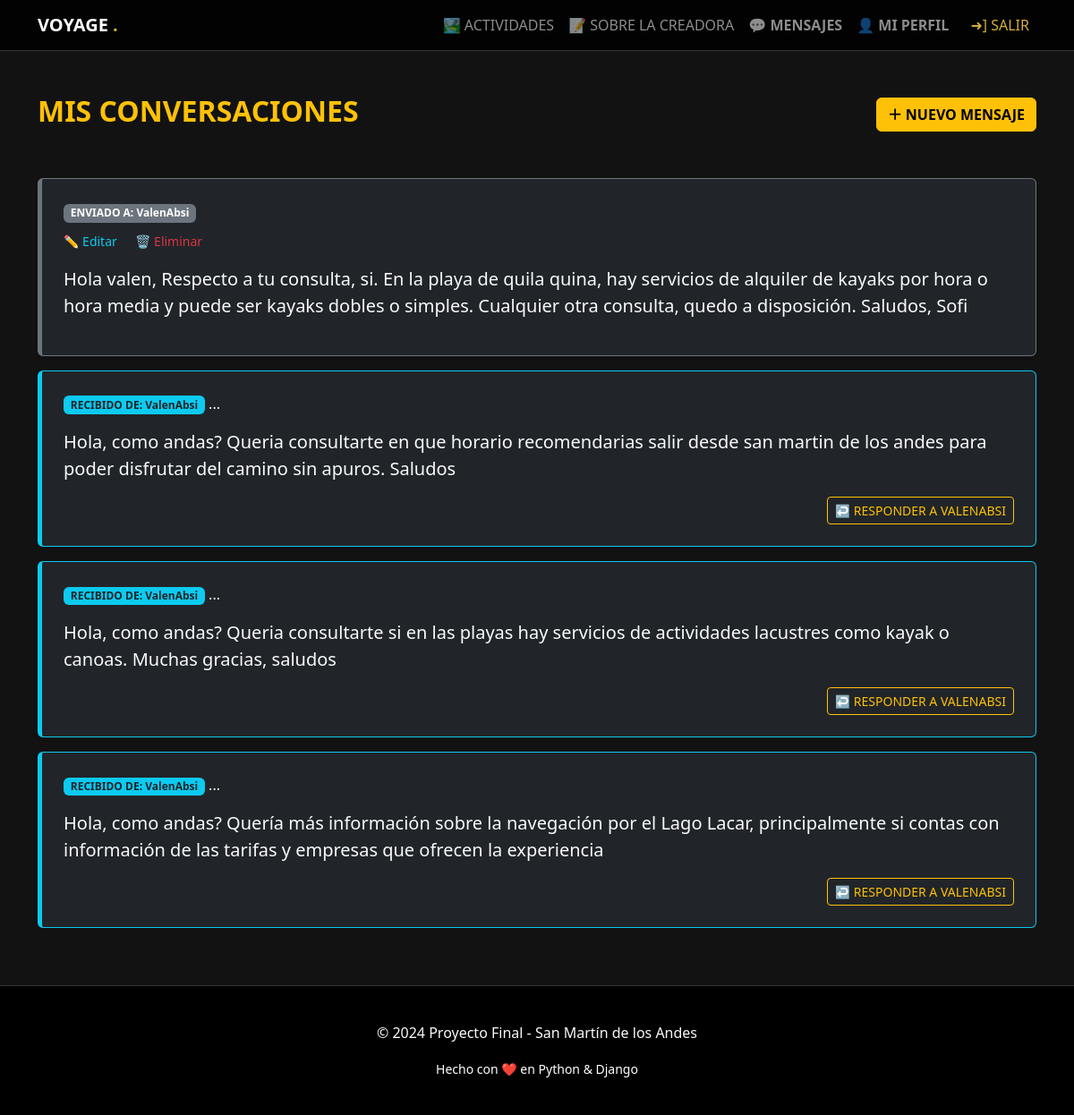
The page /accounts/messages/ (signed in) on the database its author committed.
### accounts/models.py (models this page shows, shortened)
class Mensaje(models.Model):
    emisor = models.ForeignKey(User, on_delete=models.CASCADE, related_name="enviados")
    receptor = models.ForeignKey(User, on_delete=models.CASCADE, related_name="recibidos")
    contenido = models.TextField()
    fecha = models.DateTimeField(auto_now_add=True)

### accounts/views.py (the view)
# urls.py: path('messages/', views.inbox, name='inbox'),
@login_required
def inbox(request):
    mensajes = Mensaje.objects.filter(
        Q(receptor=request.user) | Q(emisor=request.user)
    ).order_by('-fecha')
    return render(request, 'accounts/inbox.html', {'mensajes': mensajes})

### accounts/templates/accounts/inbox.html
{% extends 'pages/base.html' %}
{% block content %}
<div class="container py-5">
    <div class="d-flex justify-content-between align-items-center mb-5">
        <h2 class="text-warning fw-bold text-uppercase">Mis Conversaciones</h2>
        <a href="{% url 'enviar_mensaje' %}" class="btn btn-warning fw-bold">＋ NUEVO MENSAJE</a>
    </div>
    <div class="row">
        {% for m in mensajes %}
        <div class="col-12 mb-3">
            <div class="bg-dark p-4 rounded border {% if m.emisor == request.user %}border-secondary{% else %}border-info{% endif %} shadow-sm" style="border-left: 5px solid {% if m.emisor == request.user %}#6c757d{% else %}#0dcaf0{% endif %} !important;">
                <div class="d-flex justify-content-between align-items-center mb-2">
                    <div>
                        {% if m.emisor == request.user %}
                            <span class="badge bg-secondary">ENVIADO A: {{ m.receptor.username }}</span>
                            <div class="mt-2">
                                <a href="{% url 'editar_mensaje' m.id %}" class="text-info text-decoration-none small me-3">✏️ Editar</a>
                                <a href="{% url 'eliminar_mensaje' m.id %}" class="text-danger text-decoration-none small" onclick="return confirm('¿Borrar este mensaje?')">🗑️ Eliminar</a>
                            </div>
                        {% else %}
                            <span class="badge bg-info text-dark">RECIBIDO DE: {{ m.emisor.username }}</span>
                            ...
                        {% endif %}
                    </div>
                    <small class="text-muted">{{ m.fecha|date:"d/m/Y H:i" }}</small>
                </div>
                <p class="text-light mt-3 fs-5">{{ m.contenido }}</p>
                {% if m.receptor == request.user %}
                <div class="mt-3 text-end">
                    <a href="{% url 'enviar_mensaje_a' m.emisor.id %}" class="btn btn-sm btn-outline-warning">
                        ↩️ RESPONDER A {{ m.emisor.username|upper }}
                    </a>
                </div>
                {% endif %}
            </div>
        </div>
        {% empty %}
        <div class="text-center py-5">
            <p class="text-muted fs-4">No tenés mensajes aún.</p>
        </div>
        {% endfor %}
    </div>
</div>
{% endblock %}

### pages/templates/pages/base.html (style rules this page uses)
body { background-color: #121212; color: #ffffff; font-family: 'Segoe UI', sans-serif; }

### rows shown on the page
Mensaje: receptor.username "ValenAbsi", contenido "Hola valen, Respecto a tu consulta, si. En la playa de quila quina, hay servicios de alquiler de kayaks por hora o hora media y puede ser kayaks dobles o simples. Cualquier otra consulta, quedo a disposición. Saludos, Sofi"
Mensaje: emisor.username "ValenAbsi", contenido "Hola, como andas? Queria consultarte en que horario recomendarias salir desde san martin de los andes para poder disfrutar del camino sin apuros. Saludos", emisor.username "VALENABSI"
Mensaje: emisor.username "ValenAbsi", contenido "Hola, como andas? Queria consultarte si en las playas hay servicios de actividades lacustres como kayak o canoas. Muchas gracias, saludos", emisor.username "VALENABSI"
Mensaje: emisor.username "ValenAbsi", contenido "Hola, como andas? Quería más información sobre la navegación por el Lago Lacar, principalmente si contas con información de las tarifas y empresas que ofrecen la experiencia", emisor.username "VALENABSI"
